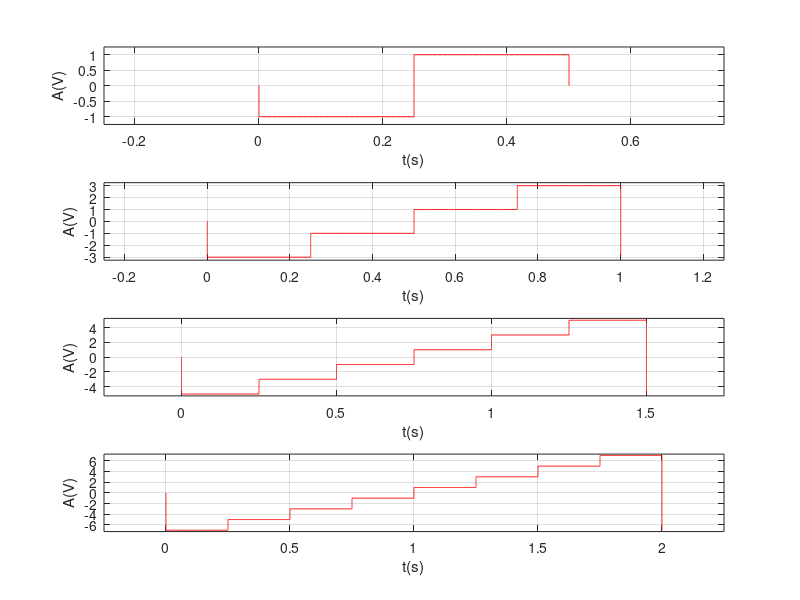

Source code (MATLAB):
%semnal dreptunghiular multinivel, aleator
%durata nivelului 0.25

%a) nivelul {-1,1}

% (1) x=0, 0<y<-1
y=0:-0.002:-1;
x=y*0;
subplot(4,1,1), plot(x,y,'r-'),grid, xlabel('t(s)'), ylabel('A(V)')
hold on

% (2) y=-1, 0<x<0.25
x=0:0.002:0.25;
y=x*0-1;
subplot(4,1,1), plot(x,y,'r-')

% (3) x=0.25, -1<y<1
y=-1:0.002:1;
x=y*0+0.25;
subplot(4,1,1), plot(x,y,'r-')

% (4) y=1, 0.25<x<0.5
x=0.25:0.002:0.5;
y=x*0+1;
subplot(4,1,1), plot(x,y,'r-')

% (5) x=0.5, -1<y<0
y=1:-0.002:0;
x=y*0+0.5;
subplot(4,1,1), plot(x,y,'r-'), axis([-0.25 0.75 -1.25 1.25])
hold off

%b) nivelul {-3, -1, 1, 3}

% (1) x=0, 0<y<-3
y=0:-0.002:-3;
x=y*0;
subplot(4,1,2), plot(x,y,'r-'),grid, xlabel('t(s)'), ylabel('A(V)')
hold on

% (2) y=-3, 0<x<0.25
x=0:0.002:0.25;
y=x*0-3;
subplot(4,1,2), plot(x,y,'r-')

% (3) x=0.25, -3<y<-1
y=-3:0.002:-1;
x=y*0+0.25;
subplot(4,1,2), plot(x,y,'r-')

% (4) y=-1, 0.25<x<0.5
x=0.25:0.002:0.5;
y=x*0-1;
subplot(4,1,2), plot(x,y,'r-')


% (5) x=0.5, -1<y<1
y=-1:0.002:1;
x=y*0+0.5;
subplot(4,1,2), plot(x,y,'r-')

% (6) y=1, 0.5<x<0.75
x=0.5:0.002:0.75;
y=x*0+1;
subplot(4,1,2), plot(x,y,'r-')

% (7) x=0.75, 1<y<3
y=1:0.002:3;
x=y*0+0.75;
subplot(4,1,2), plot(x,y,'r-')

% (8) y=3, 0.75<x<1
x=0.75:0.002:1;
y=x*0+3;
subplot(4,1,2), plot(x,y,'r-')

% (9) x=1, 3<y<-3
y=3:-0.002:-3;
x=y*0+1;
subplot(4,1,2), plot(x,y,'r-'), axis([-0.25 1.25 -3.25 3.25])
hold off

%c) nivelul {-5, -3, -1, 1, 3, 5}

% (1) x=0, 0<y<-5
y=0:-0.002:-5;
x=y*0;
subplot(4,1,3), plot(x,y,'r-'),grid, xlabel('t(s)'), ylabel('A(V)')
hold on

% (2) y=-5, 0<x<0.25
x=0:0.002:0.25;
y=x*0-5;
subplot(4,1,3), plot(x,y,'r-')

% (3) x=0.25, -5<y<-3
y=-5:0.002:-3;
x=y*0+0.25;
subplot(4,1,3), plot(x,y,'r-')

% (4) y=-3, 0.25<x<0.5
x=0.25:0.002:0.5;
y=x*0-3;
subplot(4,1,3), plot(x,y,'r-')

% (5) x=0.5, -3<y<-1
y=-3:0.002:-1;
x=y*0+0.5;
subplot(4,1,3), plot(x,y,'r-')

% (6) y=-1, 0.5<x<0.75
x=0.5:0.002:0.75;
y=x*0-1;
subplot(4,1,3), plot(x,y,'r-')


% (7) x=0.75, -1<y<1
y=-1:0.002:1;
x=y*0+0.75;
subplot(4,1,3), plot(x,y,'r-')

% (8) y=1, 0.75<x<1
x=0.75:0.002:1;
y=x*0+1;
subplot(4,1,3), plot(x,y,'r-')

% (9) x=1, 1<y<3
y=1:0.002:3;
x=y*0+1;
subplot(4,1,3), plot(x,y,'r-')

% (10) y=3, 1<x<1.25
x=1:0.002:1.25;
y=x*0+3;
subplot(4,1,3), plot(x,y,'r-')

% (11) x=1.25, 3<y<5
y=3:0.002:5;
x=y*0+1.25;
subplot(4,1,3), plot(x,y,'r-')

% (12) y=5, 1.25<x<1.5
x=1.25:0.002:1.5;
y=x*0+5;
subplot(4,1,3), plot(x,y,'r-')

% (13) x=1.5, 5<y<-5
y=5:-0.002:-5;
x=y*0+1.5;
subplot(4,1,3), plot(x,y,'r-'),axis([-0.25 1.75 -5.25 5.25])
hold off


%d) nivelul {-7, -5, -3, -1, 1, 3, 5, 7}

% (1) x=0, 0<y<-7
y=0:-0.002:-7;
x=y*0;
subplot(4,1,4), plot(x,y,'r-'),grid, xlabel('t(s)'), ylabel('A(V)')
hold on

% (2) y=-7, 0<x<0.25
x=0:0.002:0.25;
y=x*0-7;
subplot(4,1,4), plot(x,y,'r-')

% (3) x=0.25, -7<y<-5
y=-7:0.002:-5;
x=y*0+0.25;
subplot(4,1,4), plot(x,y,'r-')

% (4) y=-5, 0.25<x<0.5
x=0.25:0.002:0.5;
y=x*0-5;
subplot(4,1,4), plot(x,y,'r-')

% (5) x=0.5, -5<y<-3
y=-5:0.002:-3;
x=y*0+0.5;
subplot(4,1,4), plot(x,y,'r-')

% (6) y=-3, 0.5<x<0.75
x=0.5:0.002:0.75;
y=x*0-3;
subplot(4,1,4), plot(x,y,'r-')

% (7) x=0.75, -3<y<-1
y=-3:0.002:-1;
x=y*0+0.75;
subplot(4,1,4), plot(x,y,'r-')

% (8) y=-1, 0.75<x<1
x=0.75:0.002:1;
y=x*0-1;
subplot(4,1,4), plot(x,y,'r-')

% (9) x=1, -1<y<1
y=-1:0.002:1;
x=y*0+1;
subplot(4,1,4), plot(x,y,'r-')

% (10) y=1, 1<x<1.25
x=1:0.002:1.25;
y=x*0+1;
subplot(4,1,4), plot(x,y,'r-')

% (11) x=1.25, 1<y<3
y=1:0.002:3;
x=y*0+1.25;
subplot(4,1,4), plot(x,y,'r-')

% (12) y=3, 1.25<x<1.5
x=1.25:0.002:1.5;
y=x*0+3;
subplot(4,1,4), plot(x,y,'r-')

% (13) x=1.5, 3<y<5
y=3:0.002:5;
x=y*0+1.5;
subplot(4,1,4), plot(x,y,'r-')

% (14) y=5, 1.5<x<1.75
x=1.5:0.002:1.75;
y=x*0+5;
subplot(4,1,4), plot(x,y,'r-')

% (15) x=1.75, 5<y<7
y=5:0.002:7;
x=y*0+1.75;
subplot(4,1,4), plot(x,y,'r-')

%(16) y=7, 1,75<x<2
x=1.75:0.002:2;
y=x*0+7;
subplot(4,1,4), plot(x,y,'r-')

% (17) x=2, 7<y<-7
y=7:-0.002:-7;
x=y*0+2;
subplot(4,1,4), plot(x,y,'r-'),axis([-0.25 2.25 -7.25 7.25])
hold off


